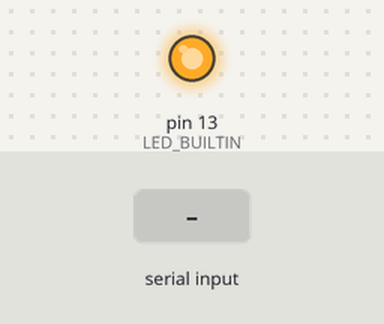
Recording of a sketch running on a simulated Arduino Uno, built with avr-gcc and run on an emulated ATmega328P. Parts: output pins drawn as LEDs (lit = HIGH). The inputs (shaded band) are chosen by the test bench.

Above: at 1.2 s.
1.3 s: "." received over Serial
At 1.45 s:
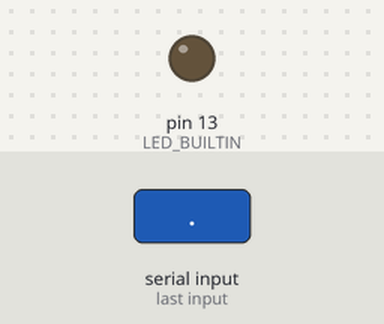
Timing chart, 0 to 4.3 s (numbered marks = the images above; inputs shaded):
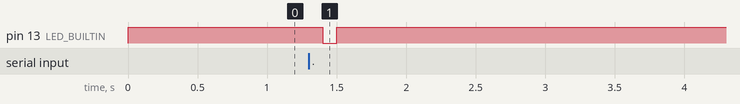

The sketch:

Serial_to_Serial1.ino
```cpp
//USB serial mirror
//String class management

void setup()
{
    // initialize digital pin LED_BUILTIN as an output.
    pinMode(LED_BUILTIN, OUTPUT);
    Serial.begin(9600);
    //Serial1.begin(9600);
}

char readout;
String message;

// the loop function runs over and over again forever
void loop()
{
    if (Serial.available())
    {
        readout = Serial.read();
        if (readout == '.')
        { //When dot is read, data is sent and reset
            Serial.print((message));
            message = "";
        }
        else
        {

            message.concat(readout);
        }
        digitalWrite(LED_BUILTIN, LOW); // turn the LED off by making the voltage LOW
        delay(100);                     // wait for a second
    }
    digitalWrite(LED_BUILTIN, HIGH); // turn the LED on (HIGH is the voltage level)
    delay(100);                      // wait for a second
}
```

Measured:
- after the input at 1.3 s, pin 13 (LED_BUILTIN): HIGH → LOW after 0.10 s, → HIGH 0.10 s later
